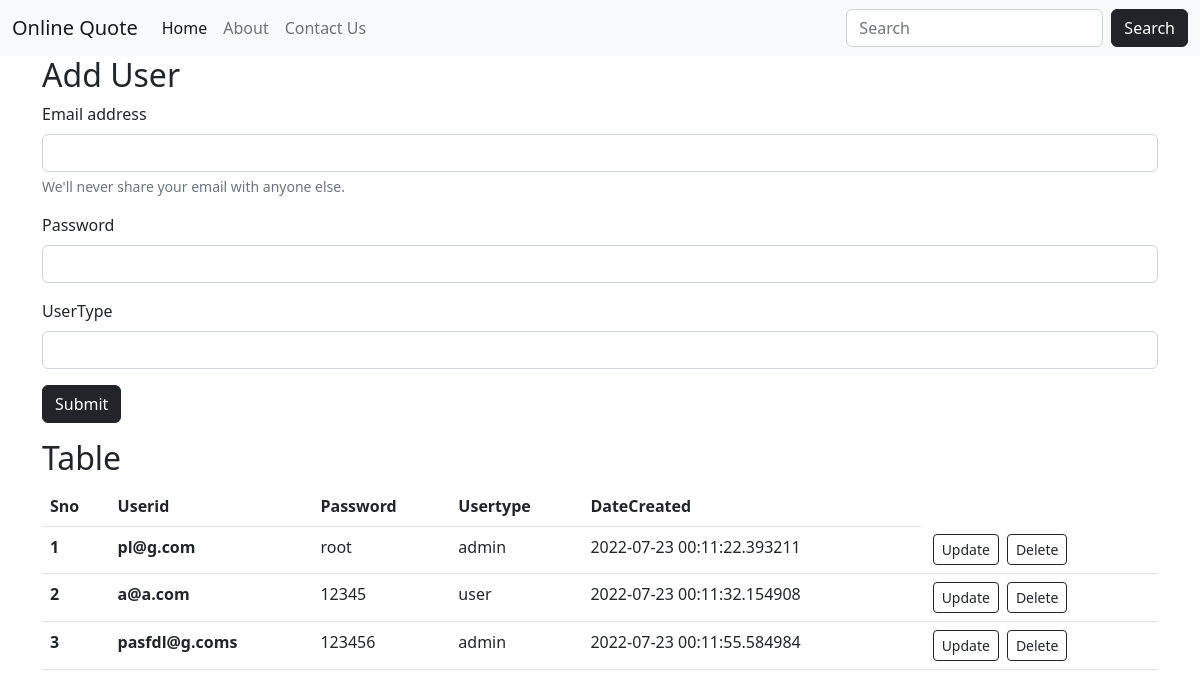
The page / on the database its author committed.
### app.py (models this page shows, shortened)
class Login(db.Model):
    userid=db.Column(db.String(20),primary_key=True)
    password=db.Column(db.String(20),nullable=False)
    usertype=db.Column(db.String(5),nullable=False)
    datecreated=db.Column(db.DateTime,default=datetime.utcnow)

### app.py (the view, shortened to what this page needs)
@app.route('/',methods=['GET','POST'])
def hello():
    allinfo=Login.query.all()
    return render_template('index.html',allinfo=allinfo)

### templates/index.html (shortened to what this page needs)
{% extends 'base.html' %}
{% block body %}
    <div class="container">
      <h2>Add User</h2>
      <form action="/" method="POST">
        <div class="mb-3">
          <label for="userid" class="form-label">Email address</label>
          <input
            type="email"
            class="form-control"
            id="userid"
            name="userid"
            aria-describedby="emailHelp"
          />
          <div id="emailHelp" class="form-text">
            We'll never share your email with anyone else.
          </div>
        </div>
        <div class="mb-3">
          <label for="password" class="form-label">Password</label>
          <input
            type="password"
            class="form-control"
            name="password"
            id="password"
          />
        </div>
        <div class="mb-3">
          <label for="usertype" class="form-label">UserType</label>
          <input
            type="text"
            class="form-control"
            name="usertype"
            id="usertype"
          />
        </div>
        <button type="submit" class="btn btn-dark">Submit</button>
      </form>
    </div>
    <div class="container my-3">
      <h2>Table</h2>
      {% if allinfo|length==0 %}
      <div class="alert alert-info" role="alert">
        No records
      </div>
          {% else %}
      <table class="table">
        <thead>
          <tr>
            <th scope="col">Sno</th>
            <th scope="col">Userid</th>
            <th scope="col">Password</th>
            <th scope="col">Usertype</th>
            <th scope="col">DateCreated</th>
          </tr>
        </thead>
        <tbody>
          {% for info in allinfo %}
          <tr>
            <th scope="row">{{loop.index}}</th>
            <th>{{info.userid}}</th>
            <td>{{info.password}}</td>
            <td>{{info.usertype}}</td>
            <td>{{info.datecreated}}</td>
            <td>
              <a href="/update/{{info.userid}}" type="button" class="btn btn btn-outline-dark btn-sm mx-1">Update</button>
              <a href="/delete/{{info.userid}}" type="button" class="btn btn btn-outline-dark btn-sm mx-1">Delete</button>
            </td>
          </tr>
          {% endfor %}
        </tbody>
      </table>
      {% endif %}
    </div>
{% endblock body %}

### templates/base.html (shortened to what this page needs)
<!DOCTYPE html>
<html lang="en">
  <head>
    <link
      href="https://cdn.jsdelivr.net/npm/bootstrap@5.2.0/dist/css/bootstrap.min.css"
      rel="stylesheet"
    />
  </head>
  <body>
    <nav class="navbar navbar-expand-lg bg-light">
      <div class="container-fluid">
        <a class="navbar-brand" href="/">Online Quote</a>
        <div class="collapse navbar-collapse" id="navbarSupportedContent">
          <ul class="navbar-nav me-auto mb-2 mb-lg-0">
            <li class="nav-item">
              <a class="nav-link active" aria-current="page" href="#">Home</a>
            </li>
            <li class="nav-item">
              <a class="nav-link" href="/">About</a>
            </li>
            <li class="nav-item">
              <a class="nav-link" href="/">Contact Us</a>
            </li>
          </ul>
          <form class="d-flex" role="search">
            <input
              class="form-control me-2"
              type="search"
              placeholder="Search"
              aria-label="Search"
            />
            <button class="btn btn-dark" type="submit">Search</button>
          </form>
        </div>
      </div>
    </nav>
    {% block body %} {% endblock body %}
  </body>
</html>

### rows shown on the page
Login: userid "pl@g.com", password "root", usertype "admin", datecreated "2022-07-23 00:11:22.393211"
Login: userid "a@a.com", password "12345", usertype "user", datecreated "2022-07-23 00:11:32.154908"
Login: userid "pasfdl@g.coms", password "123456", usertype "admin", datecreated "2022-07-23 00:11:55.584984"
